Frame 1 (no input): blank canvas, image omitted
Frame 60 (no input): blank canvas, image omitted
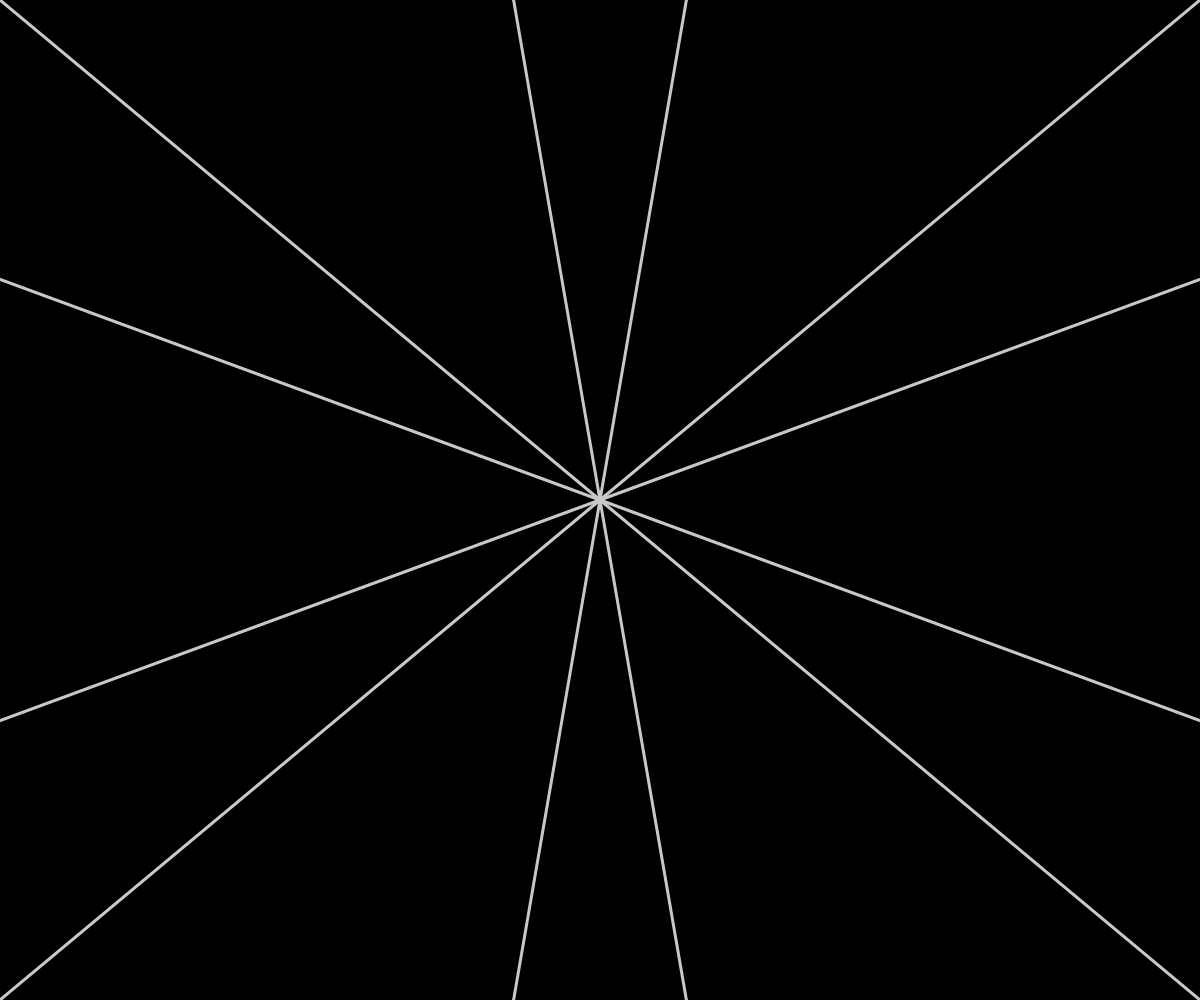
Frame 120 (the mouse pressed at the canvas centre since frame 60)

The p5.js sketch whose frames 1 and 60 were blank and that drew this single picture after the mouse press (run headless with seeded random() and noise() and a simulated clock; from frame 60 on, the mouse is pressed at the canvas centre):

// p5.js sketch
// ── sketch.js
let frase00= " ";
let frase0=" ";
let frase=" ";
let frase2=" ";
let frase3=" ";
let frase4=" ";
let frase5=" ";
let frase6=" ";
let frase7= " ";
let frase8=" ";
let frase9=" ";
let symmetry = 6; 
let angle = 360 / symmetry; 

function setup() {

  describe(`Dark grey canvas that reflects the lines drawn within it in ${symmetry} sections.`);
  createCanvas(windowWidth, windowHeight);
  angleMode(DEGREES);
  background (0);
  
}

function draw() {

  text(frase00, 900, 400);
  text(frase0, 900, 400);
  text(frase, 570, 420);
  text(frase2, 570, 440);
  text(frase3, 570, 460);
  text(frase4, 570, 480);
  text(frase5, 570, 500);
  text(frase6, 570, 520);
  text(frase7, 570, 540);
  text(frase8, 570, 560);
  text(frase9, 570, 580);


  translate(width/2, height/2);

  if (mouseX > 0 && mouseX <width && mouseY > 0 && mouseY < height){

    let lineStartX = mouseX - width / 2;
    let lineStartY = mouseY - height / 2;
    let lineEndX = pmouseX - width / 2;
    let lineEndY = pmouseY - height / 2; 

    if (mouseIsPressed === true){
      for (let i = 0; i <symmetry; i++){
        rotate (angle);
        stroke (200);
        strokeWeight(3);
        line(lineStartX, lineStartY, lineEndX, lineEndY);

        push();
        scale(1, -1);
        line(lineStartX, lineStartY, lineEndX, lineEndY);
        pop();

      } 
    }
  }
}

  function keyPressed(){
    if (key === "q") {
      textSize(30);
      stroke(1);
      fill(255);
      frase00= " ";
      frase0="Hola";
     }

     if (key === "w") {
      textSize(25);
      stroke(1);
      fill(255);
      frase0= " ";
      frase="¿Alguna vez te has preguntado cómo se ve tu interior el día de hoy en un dibujo?";
     }

     if (key === "e") {
      textSize(25);
      stroke(1);
      fill(255);
      frase= " ";
      frase2="¿Descansaste hoy? SÍ= dibuja un círculo NO= dibuja una raya";
     }

     if (key === "r") {
      textSize(25);
      stroke(1);
      fill(255);
      frase2= " ",
      frase3="¿Puedes recordar de qué color era tu shampoo? SÍ= dibuja un óvalo NO= dibuja una X";
     }

     if (key === "t") {
      textSize(25);
      stroke(1);
      fill(255);
      frase3=" ";
      frase4="¿Puedes recordar lo que soñaste hoy? SÍ= dibuja un círculo pequeño NO= dos rayas";
     }

     if (key === "y") {
      textSize(25);
      stroke(1);
      fill(255);
      frase4=" ";
      frase5="¿Has reído hoy? SÍ= dibuja una espiral NO= dibuja otra raya";
     }

     if (key === "u") {
      textSize(25);
      stroke(1);
      fill(255);
      frase5=" ";
      frase6="¿Ya comiste? SÍ= dibuja una V NO= dibuja una línea en zig-zag";
     }

     if (key === "i"){
      textSize(25);
      stroke(1);
      fill(255);
      frase6=" ";
      frase7="¿Te has molestado el día de hoy? SÍ= dos círculos NO= dibuja una W";

     }

     if (key === "o"){
      textSize(25);
      stroke(1);
      fill(255);
      frase7=" ";
      frase8="¿Has llorado el día de hoy? SÍ= dibuja una U NO= dibuja una línea horizontal";
     }

     if(key === "p"){
      textSize(25);
      stroke(1);
      fill(255);
      frase8=" ";
      frase9="¿Crees que vivimos muy rápido? SÍ= círculo NO=dos arcos NO SÉ= otra X";
     }
    }


  
